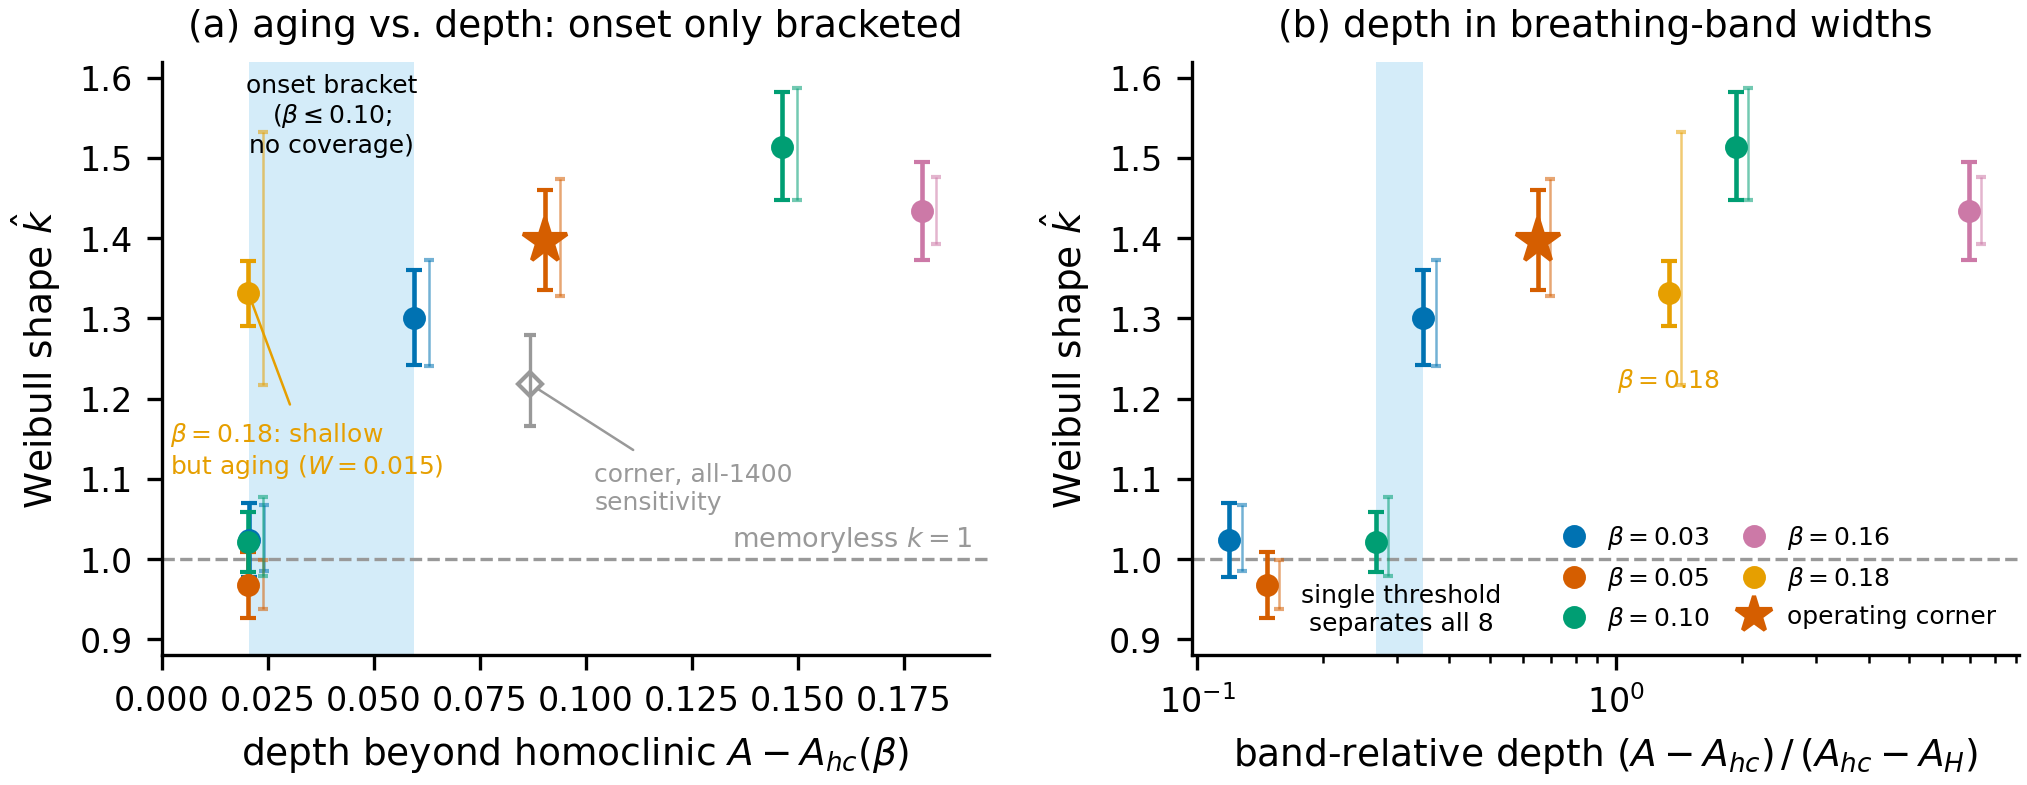

Generate this figure with Python:
"""
Depth-dependence of the reduced-flow aging shape (revision item CP1 figure).

Renders paper_figures/fig_depth_aging.{pdf,png} from committed analysis output
only -- no integration, no fitting, no randomness:

  paper/revision-data-gated/results_depth.json   assembled 8-point table
      (both fitters' k and CIs, depth beyond homoclinic, band-relative depth),
      changepoint brackets, all-1400 sensitivity anchor
      (produced by tools/reduced-ode/depth_aging_fit.py from the raw capture
      times committed in paper/revision-data-gated/results_corner.json)

Content (Appendix C, "Generality of the post-homoclinic regime"):
  (a) censored-Weibull shape k versus raw depth A - A_hc(beta): profile-CI
      and bootstrap-CI error bars per point, the memoryless k = 1 line, the
      beta <= 0.10 onset bracket [0.0205, 0.0595] (a coverage gap -- the onset
      is bracketed, not resolved), the operating corner (star) and its
      all-1400 sensitivity refit (open diamond). The shallow beta = 0.18
      point ages at the same raw depth where beta <= 0.10 points do not.
  (b) the same k versus band-relative depth (A - A_hc)/(A_hc - A_H): a single
      threshold in [0.27, 0.35] band-widths separates all eight points,
      the quantitative form of the Takens-Bogdanov band-narrowing reading.

Run: python3 paper_figures/fig_depth_aging.py
"""
from __future__ import annotations

import json
import os
import sys

HERE = os.path.dirname(os.path.abspath(__file__))
ROOT = os.path.dirname(HERE)
sys.path.insert(0, os.path.join(ROOT, "tools", "paper-figures"))

import style  # noqa: E402  (sets the Agg backend)

style.apply_style()
import matplotlib.pyplot as plt  # noqa: E402

P = style.PALETTE
IN_JSON = os.path.join(ROOT, "paper", "revision-data-gated", "results_depth.json")

BETA_COLOR = {0.03: P["blue"], 0.05: P["vermillion"], 0.10: P["green"],
              0.16: P["purple"], 0.18: P["orange"]}


def draw_points(ax, rows, xkey, dx_boot):
    """One point per row: profile-CI bar (heavy) + bootstrap-CI bar (light,
    offset by dx_boot, multiplicative if the axis is log)."""
    logx = ax.get_xscale() == "log"
    for r in rows:
        x = r[xkey]
        col = BETA_COLOR[r["beta"]]
        is_corner = "OPERATING CORNER" in r["tag"]
        lo, hi = r["k_ci_primary"]
        ax.errorbar([x], [r["k_primary"]],
                    yerr=[[r["k_primary"] - lo], [hi - r["k_primary"]]],
                    fmt="*" if is_corner else "o",
                    ms=11 if is_corner else 4.5, color=col, lw=1.1, capsize=2,
                    zorder=4 if is_corner else 3)
        blo, bhi = r["k_ci_boot"]
        xb = x * dx_boot if logx else x + dx_boot
        ax.errorbar([xb], [r["k_boot"]],
                    yerr=[[r["k_boot"] - blo], [bhi - r["k_boot"]]],
                    fmt="none", ecolor=col, elinewidth=0.6, capsize=1.2,
                    alpha=0.55, zorder=2)


def main():
    with open(IN_JSON) as f:
        d = json.load(f)
    rows = d["table"]
    anchor = d["anchor_all1400"]
    br_depth = d["changepoint"]["raw_depth_beta_le_0p10"]["bracket"]
    br_rel = d["changepoint"]["rel_depth_all8"]["bracket"]

    fig, (ax_a, ax_b) = plt.subplots(1, 2, figsize=(7.0, 2.9))

    # ----------------------------------------------------------- (a) raw depth
    ax_a.axhline(1.0, color=P["grey"], lw=0.8, ls="--")
    ax_a.text(0.98, 1.005, "memoryless $k=1$", transform=ax_a.get_yaxis_transform(),
              ha="right", va="bottom", fontsize=6.5, color=P["grey"])
    ax_a.axvspan(br_depth[0], br_depth[1], color=P["skyblue"], alpha=0.25, lw=0)
    ax_a.text(0.5 * (br_depth[0] + br_depth[1]), 1.605,
              "onset bracket\n($\\beta \\leq 0.10$;\nno coverage)",
              ha="center", va="top", fontsize=6.0, color=P["black"])
    draw_points(ax_a, rows, "depth_beyond_hc", dx_boot=0.0035)

    # all-1400 sensitivity refit of the operating corner (degenerate N=4 rows in)
    blo, bhi = anchor["k_ci_boot"]
    ax_a.errorbar([anchor["depth_beyond_hc"] - 0.0035], [anchor["k_boot"]],
                  yerr=[[anchor["k_boot"] - blo], [bhi - anchor["k_boot"]]],
                  fmt="D", mfc="none", ms=4, color=P["grey"], lw=0.8, capsize=1.5,
                  zorder=2)
    ax_a.annotate("corner, all-1400\nsensitivity", fontsize=6.0, color=P["grey"],
                  xy=(anchor["depth_beyond_hc"] - 0.0035, anchor["k_boot"]),
                  xytext=(0.102, 1.12), ha="left", va="top",
                  arrowprops=dict(arrowstyle="-", color=P["grey"], lw=0.6))

    b18 = next(r for r in rows if r["beta"] == 0.18)
    ax_a.annotate("$\\beta=0.18$: shallow\nbut aging ($W=0.015$)",
                  fontsize=6.0, color=BETA_COLOR[0.18],
                  xy=(b18["depth_beyond_hc"], b18["k_primary"]),
                  xytext=(0.002, 1.135), ha="left", va="center",
                  arrowprops=dict(arrowstyle="-", color=BETA_COLOR[0.18], lw=0.6))

    ax_a.set_xlabel(r"depth beyond homoclinic $A - A_{hc}(\beta)$")
    ax_a.set_ylabel(r"Weibull shape $\hat k$")
    ax_a.set_xlim(0.0, 0.195)
    ax_a.set_ylim(0.88, 1.62)
    ax_a.set_title("(a) aging vs. depth: onset only bracketed", fontsize=9)


    # -------------------------------------------------- (b) band-relative depth
    ax_b.axhline(1.0, color=P["grey"], lw=0.8, ls="--")
    ax_b.set_xscale("log")
    ax_b.axvspan(br_rel[0], br_rel[1], color=P["skyblue"], alpha=0.25, lw=0)
    ax_b.text(0.5 * (br_rel[0] + br_rel[1]), 0.905,
              "single threshold\nseparates all 8",
              ha="center", va="bottom", fontsize=6.0, color=P["black"])
    draw_points(ax_b, rows, "rel_depth", dx_boot=1.07)
    ax_b.annotate("$\\beta=0.18$", fontsize=6.0, color=BETA_COLOR[0.18],
                  xy=(b18["rel_depth"], b18["k_primary"]),
                  xytext=(b18["rel_depth"], 1.24), ha="center", va="top")
    ax_b.set_xlabel(r"band-relative depth $(A - A_{hc})\,/\,(A_{hc} - A_{H})$")
    ax_b.set_ylabel(r"Weibull shape $\hat k$")
    ax_b.set_ylim(0.88, 1.62)
    ax_b.set_title("(b) depth in breathing-band widths", fontsize=9)

    handles = [plt.Line2D([], [], marker="o", ls="none", ms=4.5,
                          color=BETA_COLOR[b], label=rf"$\beta={b:.2f}$")
               for b in (0.03, 0.05, 0.10, 0.16, 0.18)]
    handles.append(plt.Line2D([], [], marker="*", ls="none", ms=9,
                              color=BETA_COLOR[0.05], label="operating corner"))
    ax_b.legend(handles=handles, fontsize=6.0, loc="lower right", ncol=2,
                borderpad=0.4, handletextpad=0.3, columnspacing=0.8)

    fig.tight_layout()
    for ext in ("pdf", "png"):
        out = os.path.join(HERE, f"fig_depth_aging.{ext}")
        fig.savefig(out)
        print("wrote", out)

    # console check against the JSON the caption will cite
    print("onset bracket (depth, beta<=0.10):", [round(v, 4) for v in br_depth])
    print("threshold bracket (rel depth, all 8):", [round(v, 3) for v in br_rel])


if __name__ == "__main__":
    main()
